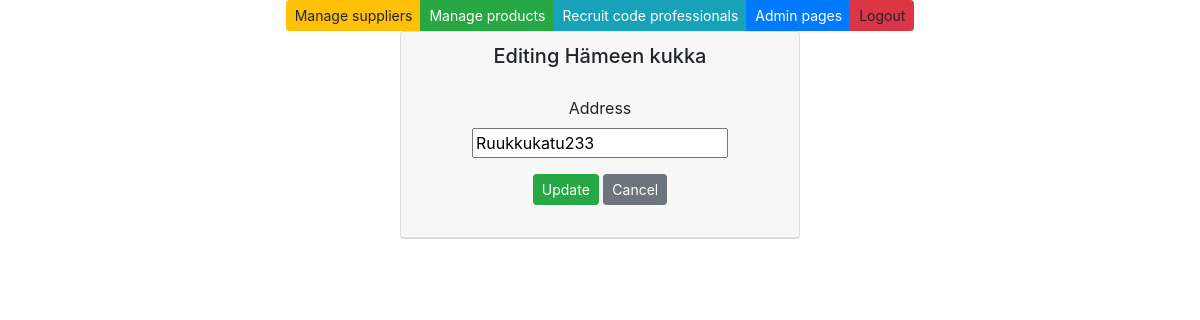
/edit-supplier-get/1/, run on an earlier commit of the app's database.
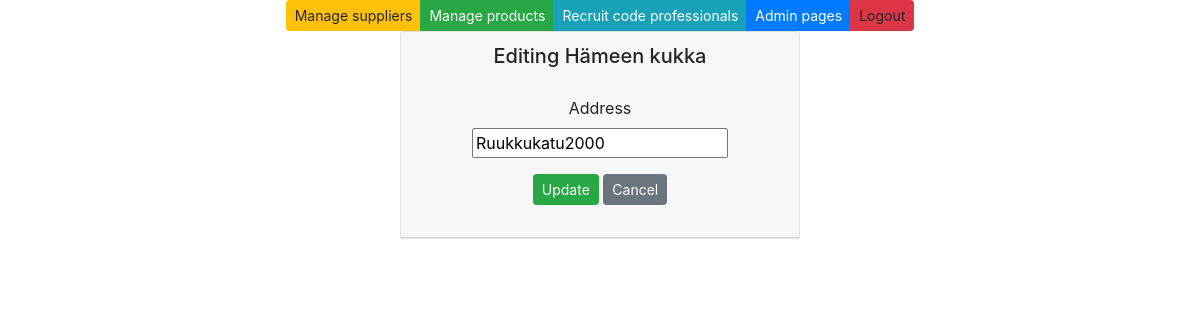
And on a later commit of the database.
### app/models.py (models this page shows, shortened)
class Supplier(models.Model):
    companyname = models.CharField(max_length = 50, default="firma")
    contactname = models.CharField(max_length = 50, default="firma")
    address = models.CharField(max_length = 100, default="firma")
    phone = models.CharField(max_length = 20, default="firma")
    email = models.CharField(max_length = 50, default="firma")
    country = models.CharField(max_length = 50, default="firma")

### app/views.py (the view)
# urls.py: path('edit-supplier-get/<int:id>/', edit_supplier_get),
def edit_supplier_get(request, id):
        supplier = Supplier.objects.get(id = id)
        context = {'supplier': supplier}
        return render (request,"edit_supplier.html",context)

### app/templates/edit_supplier.html (shortened to what this page needs)
{% extends 'index.html' %}
{% block content %}
<div class="card" style="width: 25rem;">
    <div class="card-header">
        <h5>Editing {{supplier.companyname}}</h5>
        <div class="card-body">
            <form method="post" action="/edit-supplier-post/{{supplier.id}}/">
                <div class="form-group">
                    <label>Address</label>
                    <input type="text" name="address" value={{supplier.address}}>
                </div>
                <input type="submit" value="Update" class="btn btn-success btn-sm">
                <input type="button" onclick="window.location.href='/suppliers'" id="hide-btn"
                    class="btn btn-secondary btn-sm" value="Cancel">
            </form>
        </div>
    </div>
</div>
{% endblock %}

What changed in the data, as far as the page shows it:
changed Supplier "Hämeen kukka": address "Ruukkukatu233" → "Ruukkukatu2000"
